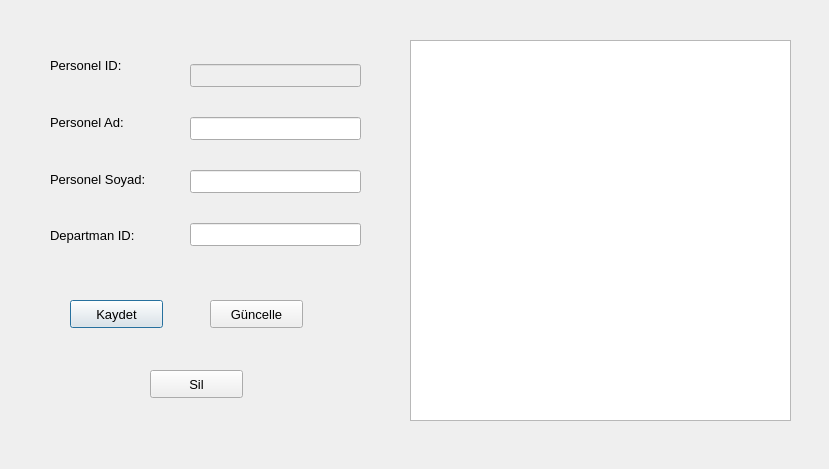
<?xml version="1.0" encoding="UTF-8"?>
<ui version="4.0">
 <class>personel</class>
 <widget class="QDialog" name="personel">
  <property name="geometry">
   <rect>
    <x>0</x>
    <y>0</y>
    <width>829</width>
    <height>469</height>
   </rect>
  </property>
  <property name="font">
   <font>
    <pointsize>10</pointsize>
   </font>
  </property>
  <property name="windowTitle">
   <string>Dialog</string>
  </property>
  <widget class="QTableView" name="tblePersonel">
   <property name="geometry">
    <rect>
     <x>410</x>
     <y>40</y>
     <width>381</width>
     <height>381</height>
    </rect>
   </property>
  </widget>
  <widget class="QPushButton" name="btnKaydet">
   <property name="geometry">
    <rect>
     <x>70</x>
     <y>300</y>
     <width>93</width>
     <height>28</height>
    </rect>
   </property>
   <property name="text">
    <string>Kaydet</string>
   </property>
  </widget>
  <widget class="QPushButton" name="btnGuncelle">
   <property name="geometry">
    <rect>
     <x>210</x>
     <y>300</y>
     <width>93</width>
     <height>28</height>
    </rect>
   </property>
   <property name="text">
    <string>Güncelle</string>
   </property>
  </widget>
  <widget class="QPushButton" name="btnSil">
   <property name="geometry">
    <rect>
     <x>150</x>
     <y>370</y>
     <width>93</width>
     <height>28</height>
    </rect>
   </property>
   <property name="text">
    <string>Sil</string>
   </property>
  </widget>
  <widget class="QWidget" name="layoutWidget">
   <property name="geometry">
    <rect>
     <x>50</x>
     <y>40</y>
     <width>141</width>
     <height>221</height>
    </rect>
   </property>
   <layout class="QVBoxLayout" name="verticalLayout">
    <item>
     <widget class="QLabel" name="label">
      <property name="text">
       <string>Personel ID:</string>
      </property>
     </widget>
    </item>
    <item>
     <widget class="QLabel" name="label_2">
      <property name="text">
       <string>Personel Ad:</string>
      </property>
     </widget>
    </item>
    <item>
     <widget class="QLabel" name="label_3">
      <property name="text">
       <string>Personel Soyad:</string>
      </property>
     </widget>
    </item>
    <item>
     <widget class="QLabel" name="label_4">
      <property name="text">
       <string>Departman ID:</string>
      </property>
     </widget>
    </item>
   </layout>
  </widget>
  <widget class="QWidget" name="layoutWidget">
   <property name="geometry">
    <rect>
     <x>190</x>
     <y>40</y>
     <width>171</width>
     <height>231</height>
    </rect>
   </property>
   <layout class="QVBoxLayout" name="verticalLayout_2">
    <item>
     <widget class="QLineEdit" name="edtPersonelId">
      <property name="enabled">
       <bool>false</bool>
      </property>
     </widget>
    </item>
    <item>
     <widget class="QLineEdit" name="edtPersonelAd"/>
    </item>
    <item>
     <widget class="QLineEdit" name="edtPersonelSoyad"/>
    </item>
    <item>
     <widget class="QLineEdit" name="edtDepartmanId"/>
    </item>
   </layout>
  </widget>
 </widget>
 <resources/>
 <connections/>
</ui>
